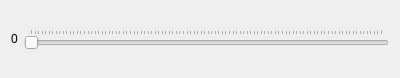
<?xml version="1.0" encoding="UTF-8"?>
<ui version="4.0">
 <class>Form</class>
 <widget class="QWidget" name="Form">
  <property name="geometry">
   <rect>
    <x>0</x>
    <y>0</y>
    <width>400</width>
    <height>78</height>
   </rect>
  </property>
  <property name="windowTitle">
   <string>Form</string>
  </property>
  <layout class="QHBoxLayout" name="horizontalLayout">
   <item>
    <widget class="QLabel" name="label">
     <property name="text">
      <string>0</string>
     </property>
    </widget>
   </item>
   <item>
    <layout class="QVBoxLayout" name="verticalLayout">
     <item>
      <widget class="QSlider" name="timeSlider">
       <property name="orientation">
        <enum>Qt::Horizontal</enum>
       </property>
       <property name="tickPosition">
        <enum>QSlider::TicksAbove</enum>
       </property>
       <property name="tickInterval">
        <number>1</number>
       </property>
      </widget>
     </item>
    </layout>
   </item>
  </layout>
 </widget>
 <resources/>
 <connections/>
</ui>
